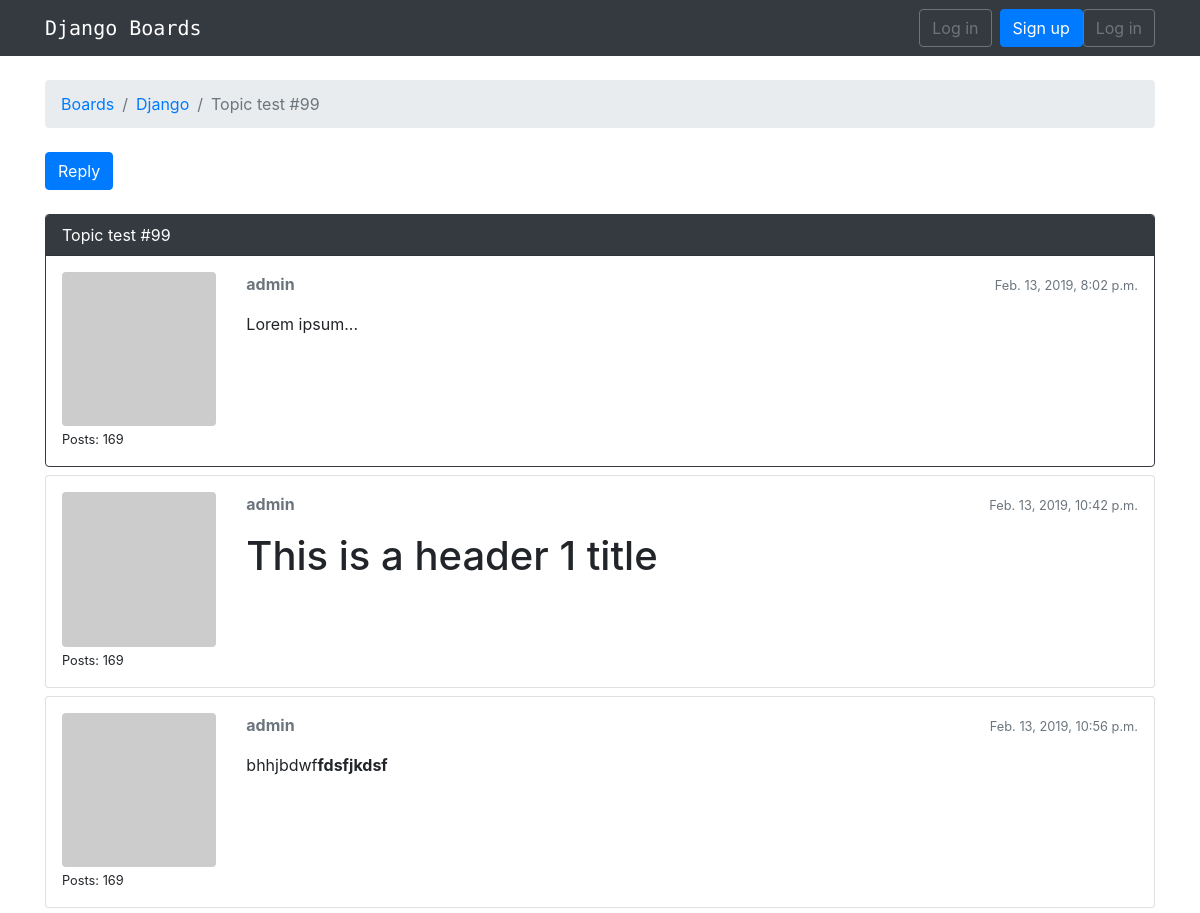
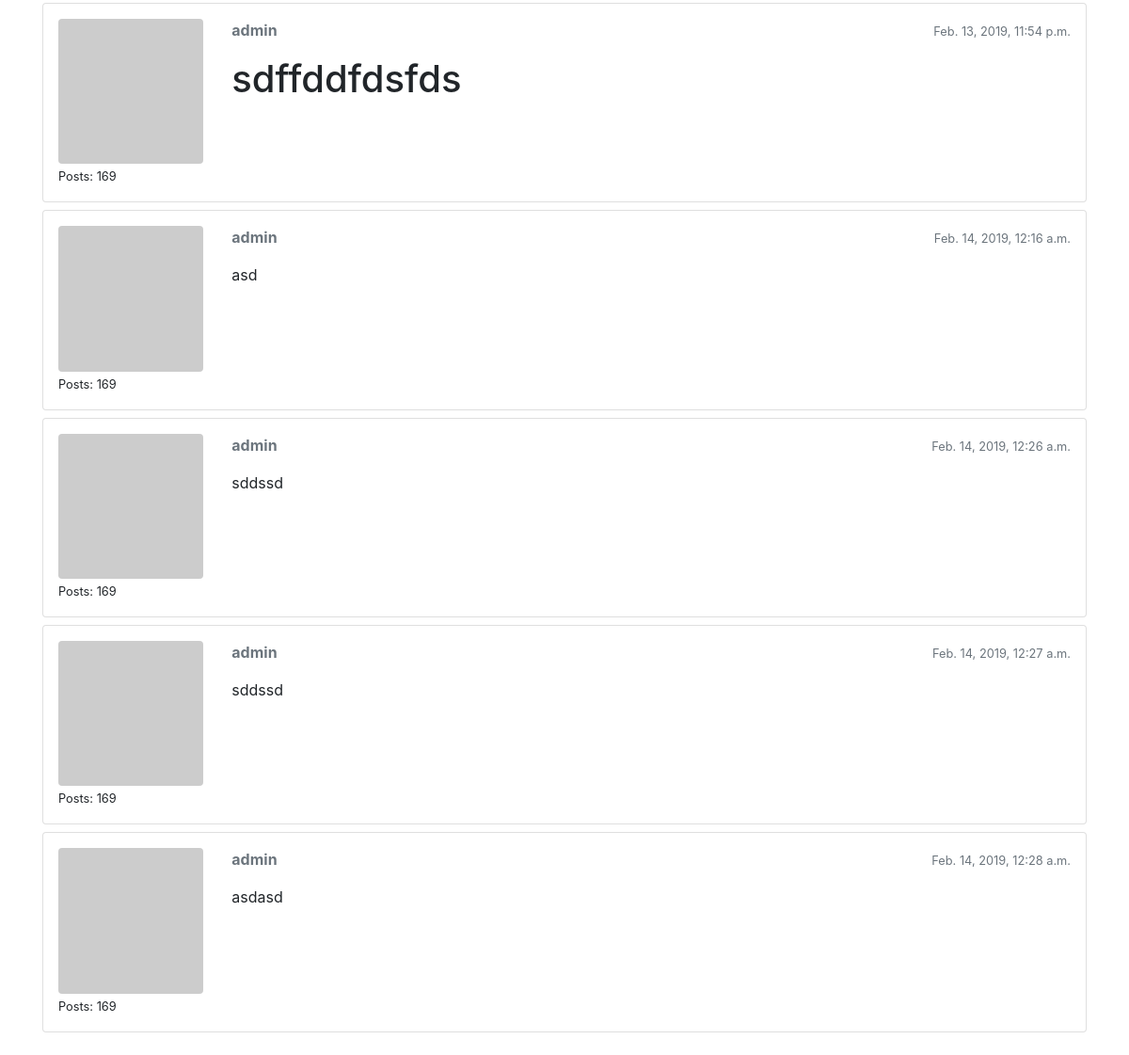
The app's page /boards/1/topics/155/ with its own data (2 pictures, top to bottom).
### boards/models.py (models this page shows, shortened)
class Topic(models.Model):
    subject = models.CharField(max_length=255)
    last_updated = models.DateTimeField(auto_now_add=True)
    board = models.ForeignKey(Board,on_delete=models.CASCADE, related_name='topics')
    starter = models.ForeignKey(User,on_delete=models.CASCADE, related_name='topics')
    views = models.PositiveIntegerField(default=0)  # <- here

class Board(models.Model):
    name = models.CharField(max_length=30, unique=True)
    description = models.CharField(max_length=100)

class Post(models.Model):
    message = models.TextField(max_length=4000)
    topic = models.ForeignKey(Topic,on_delete=models.CASCADE, related_name='posts')
    created_at = models.DateTimeField(auto_now_add=True)
    updated_at = models.DateTimeField(null=True)
    created_by = models.ForeignKey(User,on_delete=models.CASCADE, related_name='posts')
    updated_by = models.ForeignKey(User,on_delete=models.CASCADE, null=True, related_name='+')
    def get_message_as_markdown(self):
        return mark_safe(markdown(self.message, safe_mode='escape'))

### boards/views.py (the view)
# urls.py: url(r'^boards/(?P<pk>\d+)/topics/(?P<topic_pk>\d+)/$', views.PostListView.as_view(), name='topic_posts'),
class PostListView(ListView):
    model = Post
    context_object_name = 'posts'
    template_name = 'topic_posts.html'
    paginate_by = 20
    def get_context_data(self, **kwargs):
        session_key = 'viewed_topic_{}'.format(self.topic.pk)  # <-- here
        if not self.request.session.get(session_key, False):
            self.topic.views += 1
            self.topic.save()
            self.request.session[session_key] = True
        kwargs['topic'] = self.topic
        return super().get_context_data(**kwargs)
    def get_queryset(self):
        self.topic = get_object_or_404(Topic, board__pk=self.kwargs.get('pk'), pk=self.kwargs.get('topic_pk'))
        queryset = self.topic.posts.order_by('created_at')
        return queryset

### boards/templatetags/gravatar.py (called while the page is built)
@register.filter
def gravatar(user):
    email = user.email.lower().encode('utf-8')
    default = 'mm'
    size = 256
    url = 'https://www.gravatar.com/avatar/{md5}?{params}'.format(
        md5=hashlib.md5(email).hexdigest(),
        params=urlencode({'d': default, 's': str(size)})
    )
    return url

### templates/topic_posts.html (shortened to what this page needs)
{% extends 'base.html' %}
{% load gravatar %}
{% block breadcrumb %}
  <li class="breadcrumb-item"><a href="{% url 'home' %}">Boards</a></li>
  <li class="breadcrumb-item"><a href="{% url 'board_topics' topic.board.pk %}">{{ topic.board.name }}</a></li>
  <li class="breadcrumb-item active">{{ topic.subject }}</li>
{% endblock %}
{% block content %}
  <div class="mb-4">
    <a href="{% url 'reply_topic' topic.board.pk topic.pk %}" class="btn btn-primary" role="button">Reply</a>
  </div>
  {% for post in posts %}
    <div id="{{ post.pk }}" class="card {% if forloop.last %}mb-4{% else %}mb-2{% endif %} {% if forloop.first %}border-dark{% endif %}">
      {% if forloop.first %}
        <div class="card-header text-white bg-dark py-2 px-3">{{ topic.subject }}</div>
      {% endif %}
      <div class="card-body p-3">
        <div class="row">
          <div class="col-2">
            <img src="{{ post.created_by|gravatar }}" alt="{{ post.created_by.username }}" class="w-100 rounded">
            <small>Posts: {{ post.created_by.posts.count }}</small>
          </div>
          <div class="col-10">
            <div class="row mb-3">
              <div class="col-6">
                <strong class="text-muted">{{ post.created_by.username }}</strong>
              </div>
              <div class="col-6 text-right">
                <small class="text-muted">{{ post.created_at }}</small>
              </div>
            </div>
            {{ post.get_message_as_markdown }}
          </div>
        </div>
      </div>
    </div>
  {% endfor %}
{% endblock %}

### records on screen
Topic: board.name "Django", subject "Topic test #99"
Post: created_by.posts.count "169", created_by.username "admin", created_at "Feb. 13, 2019, 8:02 p.m.", get_message_as_markdown "Lorem ipsum..."
Post: created_by.posts.count "169", created_by.username "admin", created_at "Feb. 13, 2019, 10:42 p.m.", get_message_as_markdown "This is a header 1 title"
Post: created_by.posts.count "169", created_by.username "admin", created_at "Feb. 13, 2019, 10:56 p.m.", get_message_as_markdown "bhhjbdwf fdsfjkdsf"
Post: created_by.posts.count "169", created_by.username "admin", created_at "Feb. 13, 2019, 11:54 p.m.", get_message_as_markdown "sdffddfdsfds"
Post: created_by.posts.count "169", created_by.username "admin", created_at "Feb. 14, 2019, 12:16 a.m.", get_message_as_markdown "asd"
Post: created_by.posts.count "169", created_by.username "admin", created_at "Feb. 14, 2019, 12:26 a.m.", get_message_as_markdown "sddssd"
Post: created_by.posts.count "169", created_by.username "admin", created_at "Feb. 14, 2019, 12:27 a.m.", get_message_as_markdown "sddssd"
Post: created_by.posts.count "169", created_by.username "admin", created_at "Feb. 14, 2019, 12:28 a.m.", get_message_as_markdown "asdasd"
